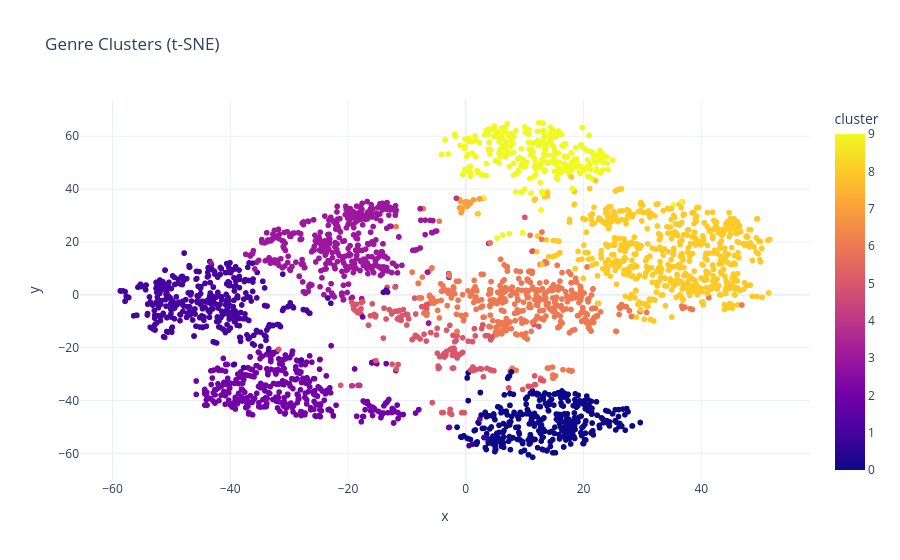

The notebook cell this image was saved under:
### Code cell
print('Running t-SNE on genres (takes ~30s)...')
tsne_pipeline = make_pipeline(StandardScaler(),TSNE(n_components=2, verbose=0, random_state=42))
projection = pd.DataFrame(
    tsne_pipeline.fit_transform(genre_data.select_dtypes(include=[np.number])),
    columns=['x', 'y']
)
projection['genres']  = genre_data['genres']
projection['cluster'] = genre_data['cluster']

fig = px.scatter(
    projection, x='x', y='y', color='cluster',
    hover_data=['genres'],
    title='Genre Clusters (t-SNE)',
    template='plotly_white'
)
fig.show()

### Figure 1 — Plotly figure (JSON) as saved in the notebook; plotly's stock layout.template omitted (floating-point values rounded to 4 significant figures; data arrays with more than 128 entries replaced by an {"elided": "..."} marker saying what was removed)
{"data": [{"customdata": {"elided": "2973x1 str values"}, "hovertemplate": "x=%{x}<br>y=%{y}<br>genres=%{customdata[0]}<br>cluster=%{marker.color}<extra></extra>", "legendgroup": "", "marker": {"color": {"elided": "2973 int values"}, "coloraxis": "coloraxis", "symbol": "circle"}, "mode": "markers", "name": "", "showlegend": false, "type": "scattergl", "x": {"elided": "2973 float values"}, "xaxis": "x", "y": {"elided": "2973 float values"}, "yaxis": "y"}], "layout": {"coloraxis": {"colorbar": {"title": {"text": "cluster"}}, "colorscale": [[0, "#0d0887"], [0.1111, "#46039f"], [0.2222, "#7201a8"], [0.3333, "#9c179e"], [0.4444, "#bd3786"], [0.5556, "#d8576b"], [0.6667, "#ed7953"], [0.7778, "#fb9f3a"], [0.8889, "#fdca26"], [1, "#f0f921"]]}, "legend": {"tracegroupgap": 0}, "title": {"text": "Genre Clusters (t-SNE)"}, "xaxis": {"anchor": "y", "domain": [0, 1], "title": {"text": "x"}}, "yaxis": {"anchor": "x", "domain": [0, 1], "title": {"text": "y"}}}}
